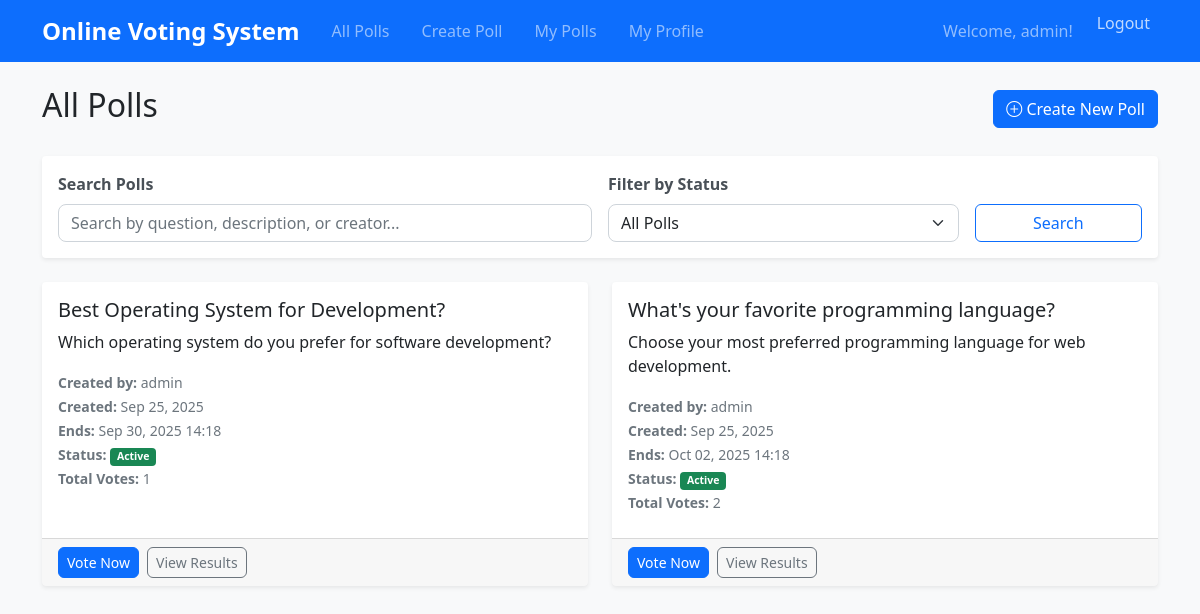
The page /polls/ (signed in) on the database its author committed.
### polls/models.py (models this page shows, shortened)
class Poll(models.Model):
    question = models.CharField(max_length=200)
    description = models.TextField(blank=True)
    created_date = models.DateTimeField(default=timezone.now)
    start_date = models.DateTimeField(default=timezone.now)
    end_date = models.DateTimeField()
    created_by = models.ForeignKey(User, on_delete=models.CASCADE)
    is_active = models.BooleanField(default=True)
    def is_voting_open(self):
        now = timezone.now()
        return self.start_date <= now <= self.end_date and self.is_active
    def total_votes(self):
        return Vote.objects.filter(choice__poll=self).count()

### polls/views.py (the view)
# urls.py: path('', views.index, name='index'),
@login_required
def index(request):
    search_query = request.GET.get('search', '')
    status_filter = request.GET.get('status', 'all')
    polls = Poll.objects.filter(is_active=True)
    if search_query:
        polls = polls.filter(
            Q(question__icontains=search_query) |
            Q(description__icontains=search_query) |
            Q(created_by__username__icontains=search_query)
        )
    now = timezone.now()
    if status_filter == 'active':
        polls = polls.filter(start_date__lte=now, end_date__gte=now)
    elif status_filter == 'upcoming':
        polls = polls.filter(start_date__gt=now)
    elif status_filter == 'closed':
        polls = polls.filter(end_date__lt=now)
    polls = polls.order_by('-created_date')
    context = {
        'polls': polls,
        'search_query': search_query,
        'status_filter': status_filter,
    }
    return render(request, 'polls/index.html', context)

### templates/polls/index.html (shortened to what this page needs)
{% extends 'base.html' %}
{% block content %}
<div class="row">
    <div class="col-12">
        <div class="d-flex justify-content-between align-items-center mb-4">
            <h2>All Polls</h2>
            <a href="{% url 'polls:create_poll' %}" class="btn btn-primary">
                <i class="bi bi-plus-circle"></i> Create New Poll
            </a>
        </div>
        <div class="card mb-4">
            <div class="card-body">
                <form method="get" class="row g-3">
                    <div class="col-md-6">
                        <label for="search" class="form-label">Search Polls</label>
                        <input type="text" class="form-control" id="search" name="search"
                               value="{{ search_query }}" placeholder="Search by question, description, or creator...">
                    </div>
                    <div class="col-md-4">
                        <label for="status" class="form-label">Filter by Status</label>
                        <select class="form-select" id="status" name="status">
                            <option value="all" {% if status_filter == 'all' %}selected{% endif %}>All Polls</option>
                        </select>
                    </div>
                    <div class="col-md-2 d-flex align-items-end">
                        <button type="submit" class="btn btn-outline-primary w-100">Search</button>
                    </div>
                </form>
            </div>
        </div>
        {% if polls %}
            <div class="row">
                {% for poll in polls %}
                    <div class="col-md-6 mb-4">
                        <div class="card h-100">
                            <div class="card-body">
                                <h5 class="card-title">{{ poll.question }}</h5>
                                <p class="card-text">{{ poll.description|truncatewords:20 }}</p>
                                <div class="mb-2">
                                    <small class="text-muted">
                                        <strong>Created by:</strong> {{ poll.created_by.get_full_name|default:poll.created_by.username }}<br>
                                        <strong>Created:</strong> {{ poll.created_date|date:"M d, Y" }}<br>
                                        <strong>Ends:</strong> {{ poll.end_date|date:"M d, Y H:i" }}<br>
                                        <strong>Status:</strong>
                                        {% if poll.is_voting_open %}
                                            <span class="badge bg-success">Active</span>
                                        {% elif poll.start_date > now %}
                                            <span class="badge bg-warning">Upcoming</span>
                                        {% else %}
                                            <span class="badge bg-secondary">Closed</span>
                                        {% endif %}<br>
                                        <strong>Total Votes:</strong> {{ poll.total_votes }}
                                    </small>
                                </div>
                            </div>
                            <div class="card-footer">
                                <div class="d-grid gap-2 d-md-flex">
                                    {% if poll.is_voting_open %}
                                        <a href="{% url 'polls:detail' poll.id %}" class="btn btn-primary btn-sm">Vote Now</a>
                                    {% else %}
                                        <a href="{% url 'polls:detail' poll.id %}" class="btn btn-outline-primary btn-sm">View Poll</a>
                                    {% endif %}
                                    <a href="{% url 'polls:results' poll.id %}" class="btn btn-outline-secondary btn-sm">View Results</a>
                                </div>
                            </div>
                        </div>
                    </div>
                {% endfor %}
            </div>
        {% endif %}
    </div>
</div>
{% endblock %}

### templates/base.html (shortened to what this page needs)
<!DOCTYPE html>
<html lang="en">
<head>
    <link href="https://cdn.jsdelivr.net/npm/bootstrap@5.1.3/dist/css/bootstrap.min.css" rel="stylesheet">
    <link href="https://cdn.jsdelivr.net/npm/bootstrap-icons@1.7.2/font/bootstrap-icons.css" rel="stylesheet">
    {% load static %}
    <link href="{% static 'css/style.css' %}" rel="stylesheet">
</head>
<body>
    <nav class="navbar navbar-expand-lg navbar-dark bg-primary">
        <div class="container">
            <a class="navbar-brand" href="{% url 'polls:index' %}">Online Voting System</a>
            <div class="collapse navbar-collapse" id="navbarNav">
                <div class="navbar-nav me-auto">
                    {% if user.is_authenticated %}
                        <a class="nav-link" href="{% url 'polls:index' %}">All Polls</a>
                        <a class="nav-link" href="{% url 'polls:create_poll' %}">Create Poll</a>
                        <a class="nav-link" href="{% url 'polls:my_polls' %}">My Polls</a>
                        <a class="nav-link" href="{% url 'accounts:profile' %}">My Profile</a>
                    {% endif %}
                </div>
                <div class="navbar-nav ms-auto">
                    {% if user.is_authenticated %}
                        <span class="navbar-text me-3">Welcome, {{ user.first_name|default:user.username }}!</span>
                        <form method="post" action="{% url 'accounts:logout' %}" class="d-inline">
                            <button type="submit" class="nav-link btn btn-link p-0" style="border: none; background: none; color: rgba(255,255,255,.75); text-decoration: none; font-size: 1rem;">Logout</button>
                        </form>
                    {% else %}
                        <a class="nav-link" href="{% url 'accounts:login' %}">Login</a>
                        <a class="nav-link" href="{% url 'accounts:register' %}">Register</a>
                    {% endif %}
                </div>
            </div>
        </div>
    </nav>
    <div class="container mt-4">
        {% block content %}
        {% endblock %}
    </div>
</body>
</html>

### static/css/style.css (style rules this page uses)
body { font-family: 'Segoe UI', Tahoma, Geneva, Verdana, sans-serif; background-color: #f8f9fa; }
.navbar-brand { font-weight: bold; font-size: 1.5rem; }
.card { border: none; box-shadow: 0 0.125rem 0.25rem rgba(0, 0, 0, 0.075); transition: box-shadow 0.15s ease-in-out; }
.btn { border-radius: 0.375rem; font-weight: 500; transition: all 0.2s ease-in-out; }
.btn-primary { background-color: #0d6efd; border-color: #0d6efd; }
.form-control { border-radius: 0.5rem; border: 1px solid #ced4da; transition: border-color 0.15s ease-in-out, box-shadow 0.15s ease-in-out; }
.form-label { font-weight: 600; color: #495057; margin-bottom: 0.5rem; }
.form-select { border-radius: 0.5rem; border: 1px solid #ced4da; transition: border-color 0.15s ease-in-out, box-shadow 0.15s ease-in-out; }
.badge { font-size: 0.75em; font-weight: 600; }
.navbar-nav .nav-link { margin: 0 0.5rem; border-radius: 0.375rem; transition: all 0.2s ease-in-out; }

### rows shown on the page
Poll: question "Best Operating System for Development?", description "Which operating system do you prefer for software development?", created_by.get_full_name "admin", created_date "Sep 25, 2025", end_date "Sep 30, 2025 14:18", is_active "Active", total_votes "1"
Poll: question "What's your favorite programming language?", description "Choose your most preferred programming language for web development.", created_by.get_full_name "admin", created_date "Sep 25, 2025", end_date "Oct 02, 2025 14:18", is_active "Active", total_votes "2"

### other values the page prints
{{ user.first_name|default:user.username }} "admin"
